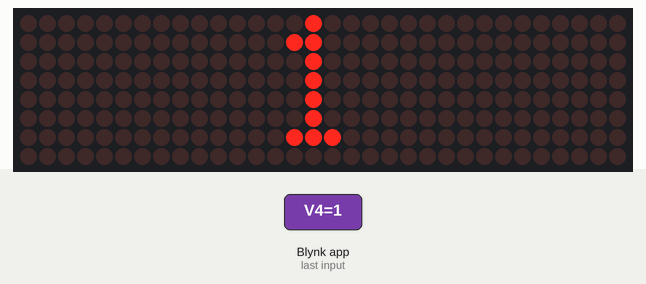
A sketch run on a simulated ESP32. Parts: 32×8 LED matrix. Inputs (shaded band) come from the test bench. WiFi joins after 1.5 s; servers stay silent unless stated; what the sketch prints to the serial monitor is not drawn.

3.1 s: Blynk app writes 1 to V5
4.6 s: Blynk app writes 1 to V4
Above: at 5.4 s.
Timing chart, 0 to 7.6 s (numbered marks = the images above; inputs shaded):
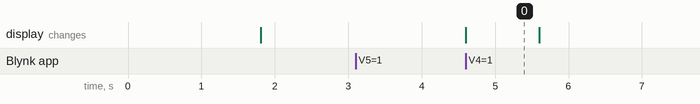

Measured:
- after the input at 3.1 s, every drawn part: stays the same
- after the input at 4.6 s, the display: changes at once (image 0)
- what the display in image 0 shows lasts 1.0 s, from 4.6 s to 5.6 s

The sketch:

BlynkWIFIConnectsingleterminalv1.ino
```cpp
#define BLYNK_TEMPLATE_ID "TMPL358V3gw6r"
#define BLYNK_TEMPLATE_NAME "v101"
#define BLYNK_AUTH_TOKEN "CLfyXI8VGnmuN1NjhnmEJTVO9Ff3h6oo"

#define BLYNK_PRINT Serial

#include <WiFi.h>
#include <BlynkSimpleEsp32.h>
#include <MD_Parola.h>
#include <MD_MAX72xx.h>
#include <SPI.h>

#define MAX_MESSAGE_LENGTH 100

#define HARDWARE_TYPE MD_MAX72XX::FC16_HW
#define MAX_DEVICES 4 //If you're only using a single 32x8 display then please set this to 4.

#define CLK_PIN   18 //green
#define DATA_PIN  19 //orange
#define CS_PIN    5 //yellow

// MD_Parola P = MD_Parola(HARDWARE_TYPE, CS_PIN, MAX_DEVICES); //@sanjaybyranna
MD_Parola P = MD_Parola(HARDWARE_TYPE, DATA_PIN, CLK_PIN, CS_PIN, MAX_DEVICES);

// Your WiFi credentials.
// Set password to "" for open networks.
char ssid[] = "sanjay";
char pass[] = "12345678";
char auth[] = BLYNK_AUTH_TOKEN;


int delayValue;
int delayValue_ms;

bool isMessage1Filled = false;
bool isMessage2Filled = false;
bool isMessage3Filled = false;

char message1[MAX_MESSAGE_LENGTH];
char message2[MAX_MESSAGE_LENGTH];
char message3[MAX_MESSAGE_LENGTH];

void rotateMessages(const char* newMessage) {
  // Rotate messages: move message2 to message1, message3 to message2, and add new message to message3
  strncpy(message1, message2, MAX_MESSAGE_LENGTH);
  strncpy(message2, message3, MAX_MESSAGE_LENGTH);
  strncpy(message3, newMessage, MAX_MESSAGE_LENGTH);
}


BLYNK_WRITE(V4) {
  delayValue = param.asInt();
  if(delayValue == 0) delayValue = 1;
  delayValue_ms = (delayValue * 1000);
}
BLYNK_WRITE(V5) {

     if (!isMessage1Filled) {
    // message1 is empty, so store new message there
    strncpy(message1, param.asStr(), MAX_MESSAGE_LENGTH);
     Serial.println("Msg 1 Ready");

    isMessage1Filled = true;
  } else if (!isMessage2Filled) {
    // message1 is filled, but message2 is empty, so store new message there
    strncpy(message2, param.asStr(), MAX_MESSAGE_LENGTH);
     Serial.println("Msg 2 Ready");
    isMessage2Filled = true;
  } else if (!isMessage3Filled) {
    // message1 and message2 are filled, but message3 is empty, so store new message there
    strncpy(message3, param.asStr(), MAX_MESSAGE_LENGTH);
     Serial.println("Msg 3 Ready");
    isMessage3Filled = true;
  } else {
    // All messages are filled, so rotate messages and store new message in message3
    rotateMessages(param.asStr());
     Serial.println("rotate Ready");
  }

}

void setup()
{
  // Debug console
  Serial.begin(115200);

  //Blynk.begin(auth, ssid, pass);
  // You can also specify server:
  Blynk.begin(auth, ssid, pass, "blynk.cloud", 8080);
  //Blynk.begin(auth, ssid, pass, IPAddress(192,168,1,100), 8080);

  P.begin();

}

void loop()
{
  Blynk.run();

  P.displayText("", PA_CENTER, 0, 0, PA_PRINT, PA_NO_EFFECT); //initialise all text output to be in the middle
  P.displayAnimate();

  P.print(message1); //Output the string value found in the 1st Blynk IoT app terminal to the matrix display

  Blynk.virtualWrite(V8, message1); //Display the 1st string value from the matrix display to the V8 label (on IoT app)
  delay(delayValue_ms); //pause between switching from value 1 to value 2

  P.print(message2); //Output the string value found in the 2nd Blynk IoT app terminal to the matrix display

  Blynk.virtualWrite(V8, message2); //Display the 2nd string value from the matrix display to the V8 label (on IoT app)
  delay(delayValue_ms); //pause between switching from value 2 to value 3

  P.print(message3); //Output the string value found in the 3rd Blynk IoT app terminal to the matrix display

  Blynk.virtualWrite(V8, message3); //Display the 3rd string value from the matrix display to the V8 label (on IoT app)
  delay(delayValue_ms); //pause between switching from value 3 and back to value 1

}
```
